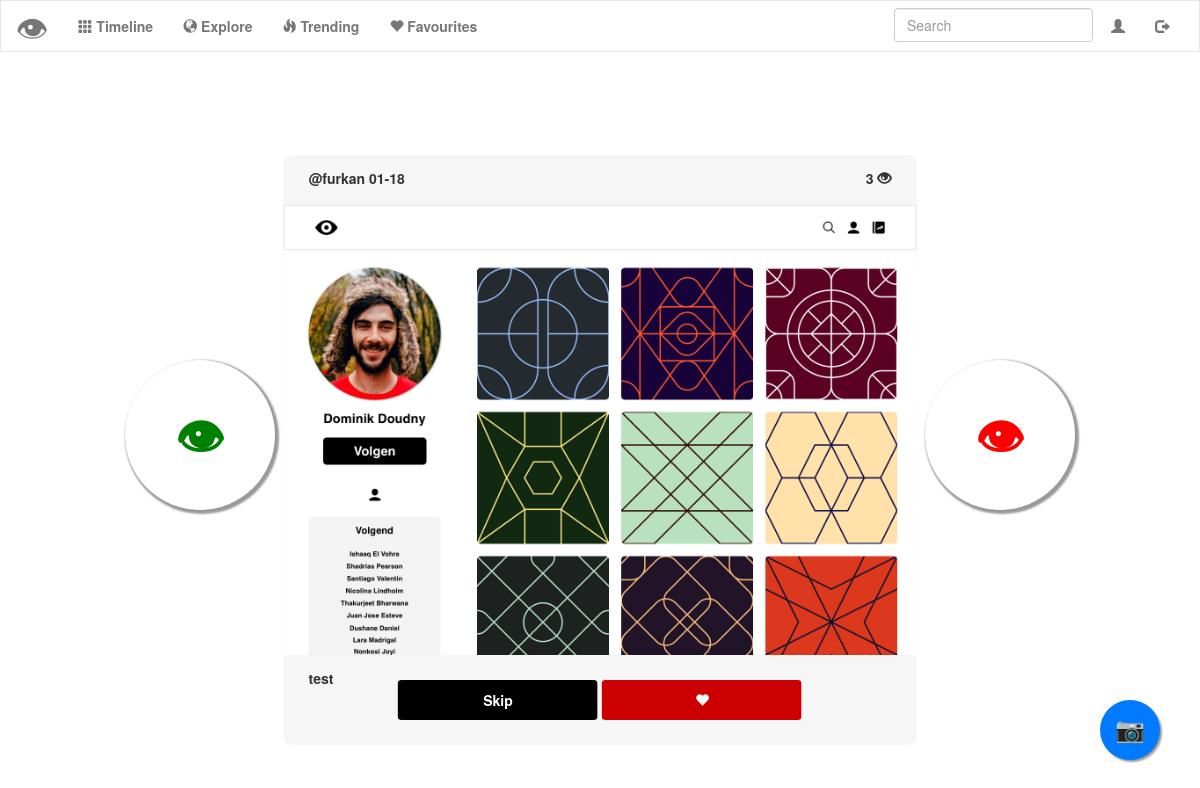
Before: / (signed in) with the older database file.
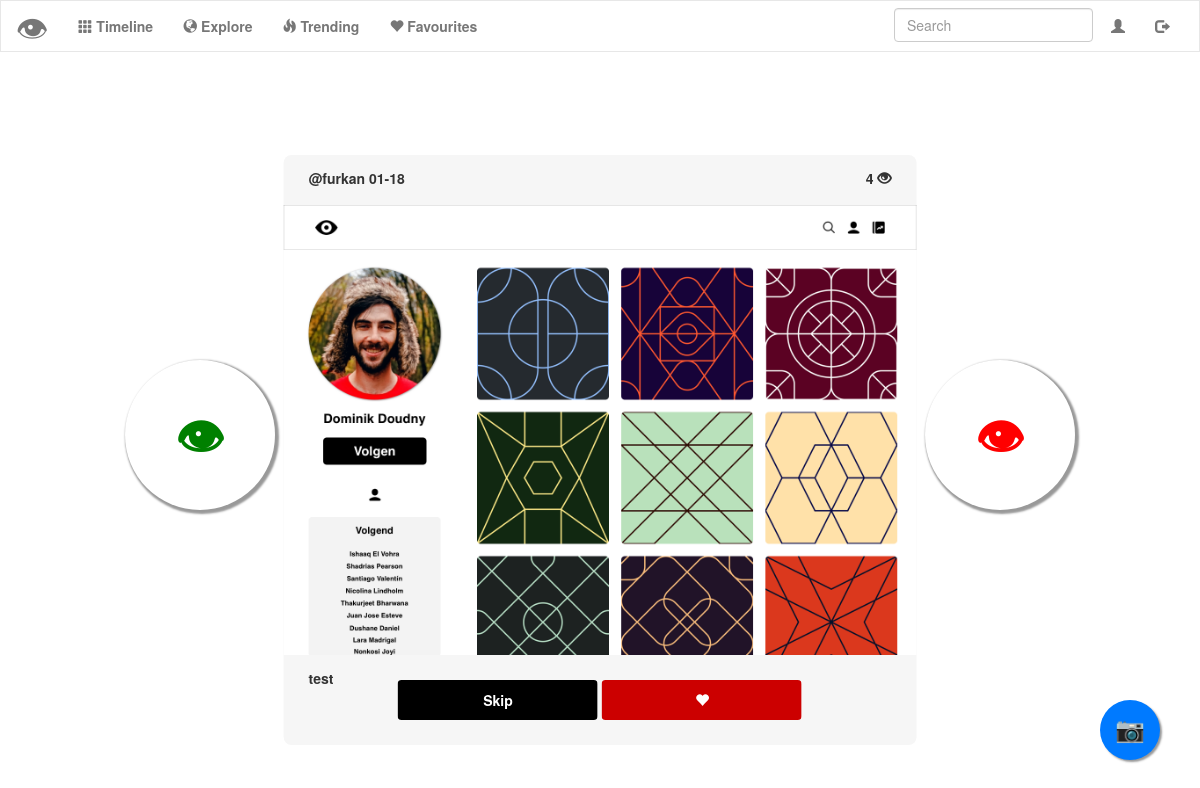
After: the same page with the newer database file.
### tables this page shows
CREATE TABLE 'uploads' ('id' integer PRIMARY KEY AUTOINCREMENT NOT NULL, 'user_id' integer NOT NULL, 'upload' text NOT NULL, 'description' text NOT NULL, 'timestamp' double precision NOT NULL DEFAULT CURRENT_TIMESTAMP, 'username'  text NOT NULL  , 'score' INTEGER NOT NULL DEFAULT 0);

### application.py (the view)
@app.route("/")
def index():
    user_id = check_logged_in()
    random_photo = random_upload()
    seen = request_seen(user_id)
    if user_id == 0:
        flash("Log in or register to like and dislike the pictures!")
        return render_template("index.html", random=random_photo[0], user_id=user_id)
    else:
        for post in random_photo:
            if post["id"] not in seen and get_user_id(post["username"]) != user_id:
                return render_template("index.html", random=post, user_id=user_id)
        flash("No more pictures available at the moment! Please come back later!")
        return redirect(url_for("account"))

### helpers.py (called while the page is built)
def check_username(username):
    usernames = db.execute("SELECT * FROM users WHERE username = :username", username=username)
    return usernames

def get_user_id(username):
    return check_username(username)[0]["user_id"]

def random_upload():
    random = db.execute("SELECT username, upload, description, score, timestamp, id FROM uploads ORDER BY RANDOM()")
    random = change_timestamp(random)
    return random

def request_seen(user_id):
    seen = db.execute("SELECT * FROM explore WHERE user_id=:user_id", user_id=user_id)
    seen_id = []
    for post in seen:
        seen_id.append(post["photo_id"])
    return seen_id

def change_timestamp(post_list):
    for post in post_list:
        date = post["timestamp"]
        date = date[5:11]
        post["timestamp"] = date
    return post_list

def check_logged_in():
    try:
        user_id = session["user_id"]
    except Exception:
        user_id = 0
    return user_id

### templates/index.html (shortened to what this page needs)
{% extends "layout.html" %}
{% block main %}
<div id="random_image">
    <div class="description-post">
        <label id="username">{{ random.username }} </label>
        <label id="timestamp">{{ random.timestamp }} </label>
        <label id="score">{{ random.score }} <span class="glyphicon glyphicon-eye-open"></span></label>
    </div>
    <img src="/upload/{{ random.upload }}" class="img-responsive-home" id="random_file">
    <div class="bottom-description">
        <label id="description">{{ random.description }} </label>
    </div>
    <div class="skip_buttons">
        <button id="skip" onclick="skipButtonClicked({{ random.id }})" class="btn btn-dark"><b>Skip</b></button>
        {% if user_id is not sameas 0 %}
        <button id="favourite" onclick="favouriteButtonClicked({{ user_id }}, {{ random.id }})" class="btn btn-red"><span class="glyphicon glyphicon-heart"></span></button>
        {% endif %}
    </div>
</div>
{% if user_id is not sameas 0 %}
<button id="like" onclick="likeButtonClicked({{ random.id }})" class="btn like-btn"><b><font size="10" color="green">👁</font></b></button>
<button id="dislike" onclick="dislikeButtonClicked({{ random.id }})" class="btn dislike-btn"><b><font size="10" color="red">👁</font></b></button>
{% endif %}
{% endblock %}

Changed rows visible on the page:
changed uploads "@furkan": score "3" → "4"
